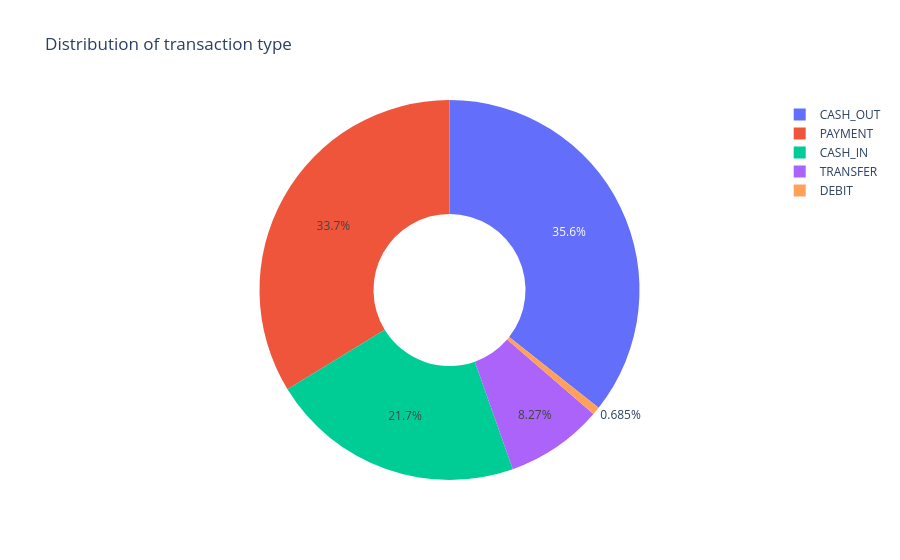

The code cell stored with this chart in its notebook:
### Code cell
import plotly.express as px
px.pie(df,values=quantify,names=transactions,hole=0.4,title="Distribution of transaction type")

### Figure 1 — Plotly figure (JSON) as saved in the notebook; plotly's stock layout.template omitted (floating-point values rounded to 4 significant figures)
{"data": [{"domain": {"x": [0, 1], "y": [0, 1]}, "hole": 0.4, "hovertemplate": "label=%{label}<br>value=%{value}<extra></extra>", "labels": ["CASH_OUT", "PAYMENT", "CASH_IN", "TRANSFER", "DEBIT"], "legendgroup": "", "name": "", "showlegend": true, "type": "pie", "values": [373641, 353873, 227130, 86753, 7178]}], "layout": {"legend": {"tracegroupgap": 0}, "title": {"text": "Distribution of transaction type"}}}
